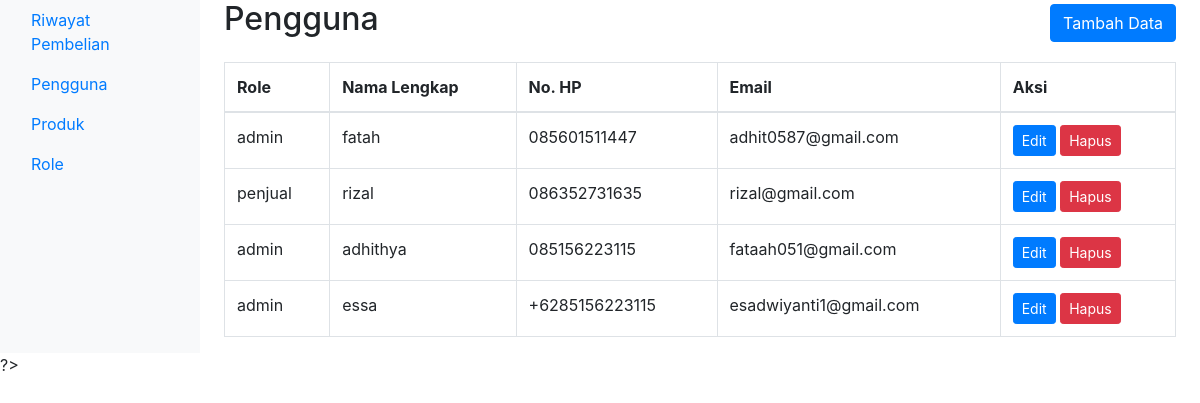
Screenshot of /admin/user.php with the database file from the repository.
### tables this page shows
CREATE TABLE `user` (
  `user_id` int(11) NOT NULL,
  `role_id` int(11) DEFAULT NULL,
  `nama_lengkap` varchar(100) DEFAULT NULL,
  `no_hp` varchar(20) DEFAULT NULL,
  `email` varchar(100) DEFAULT NULL,
  `password` varchar(255) DEFAULT NULL
);

CREATE TABLE `role` (
  `role_id` int(11) NOT NULL,
  `name` varchar(25) DEFAULT NULL
);

### admin/user.php (the view, shortened to what this page needs)
<?php
include '../connect.php';
$sql = "SELECT u.nama_lengkap, u.no_hp, u.email, password, r.name as role_name, u.user_id, u.role_id
        FROM user u
        JOIN role r ON u.role_id = r.role_id";
$result = $conn->query($sql);
?>
<!DOCTYPE html>
<html lang="en">
<head>
    <link rel="stylesheet" href="https://maxcdn.bootstrapcdn.com/bootstrap/4.0.0/css/bootstrap.min.css">
</head>
<body>
    <div class="container-fluid">
        <div class="row">
            <nav class="col-md-2 d-none d-md-block bg-light sidebar">
                <div class="sidebar-sticky">
                    <ul class="nav flex-column">
                        <li class="nav-item">
                            <a class="nav-link active" href="index.php">Riwayat Pembelian</a>
                        </li>
                        <li class="nav-item">
                            <a class="nav-link" href="#">Pengguna</a>
                        </li>
                        <li class="nav-item">
                            <a class="nav-link" href="produk.php">Produk</a>
                        </li>
                        <li class="nav-item">
                            <a class="nav-link" href="role.php">Role</a>
                        </li>
                    </ul>
                </div>
            </nav>
            <main role="main" class="col-md-9 ml-sm-auto col-lg-10 px-4">
                <div class="d-flex justify-content-between align-items-center">
                    <h2>Pengguna</h2>
                    <button type="button" class="btn btn-primary" data-toggle="modal" data-target="#tambahDataModal">
                        Tambah Data
                    </button>
                </div>
                <div class="table-responsive mt-3">
                    <table class="table table-bordered">
                        <thead>
                            <tr>
                                <th>Role</th>
                                <th>Nama Lengkap</th>
                                <th>No. HP</th>
                                <th>Email</th>
                                <th>Aksi</th>
                            </tr>
                        </thead>
                        <tbody>
                        <?php
                            if ($result->num_rows > 0) {
                                while ($row = $result->fetch_assoc()) {
                                    echo "<tr>";
                                    echo "<td>" . $row['role_name'] . "</td>";
                                    echo "<td>" . $row['nama_lengkap'] . "</td>";
                                    echo "<td>" . $row['no_hp'] . "</td>";
                                    echo "<td>" . $row['email'] . "</td>";
                                    echo '<td>
                                        <button type="button" class="btn btn-primary btn-sm editBtn"
                                                data-toggle="modal" data-target="#editDataModal"
                                                data-user_id="' . $row['user_id'] . '"
                                                data-role_id="' . $row['role_id'] . '"
                                                data-nama_lengkap="' . $row['nama_lengkap'] . '"
                                                data-no_hp="' . $row['no_hp'] . '"
                                                data-email="' . $row['email'] . '"
                                                data-password="' . $row['password'] . '">Edit</button>
                                        <button type="button" class="btn btn-danger btn-sm" data-toggle="modal" data-target="#hapusDataModal" data-userid="' . $row['user_id'] . '">Hapus</button>
                                    </td>';
                                    echo "</tr>";
                                }
                            } else {
                                echo "<tr><td colspan='5'>Tidak ada data pengguna</td></tr>";
                            }
                            ?>
                        </tbody>
                    </table>
                </div>
            </main>
        </div>
    </div>
    <?php include 'user/edit.php'; ?>
    <?php include 'user/tambah.php'; ?>
    <?php include 'user/hapus.php'; ?>
</body>
</html>

### rows the page displays
user: role.name "admin", nama_lengkap "fatah", no_hp "085601511447", email "adhit0587@gmail.com"
user: role.name "penjual", nama_lengkap "rizal", no_hp "086352731635", email "rizal@gmail.com"
user: role.name "admin", nama_lengkap "adhithya", no_hp "085156223115", email "fataah051@gmail.com"
user: role.name "admin", nama_lengkap "essa", no_hp "+6285156223115", email "esadwiyanti1@gmail.com"
